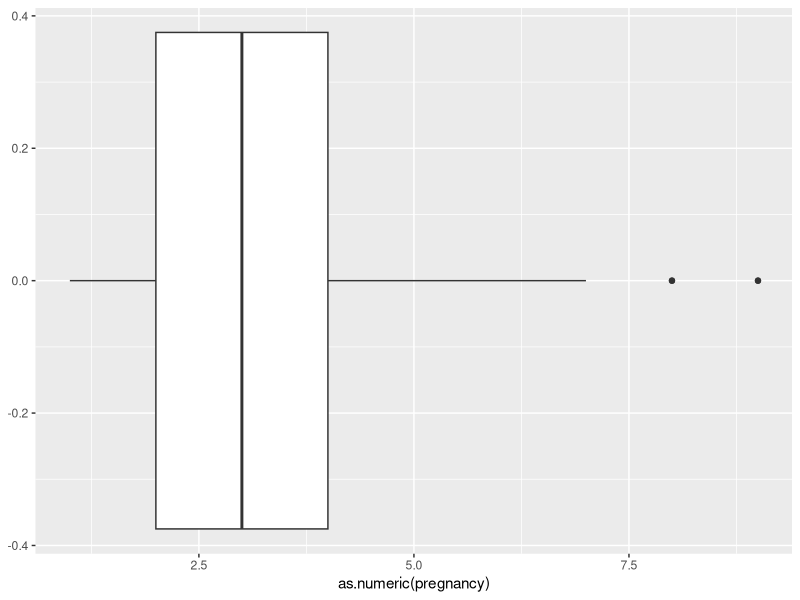
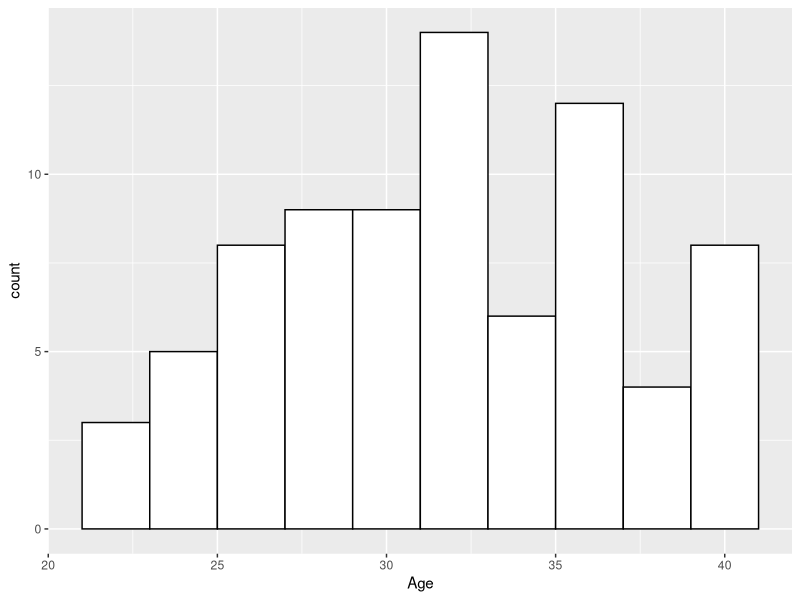
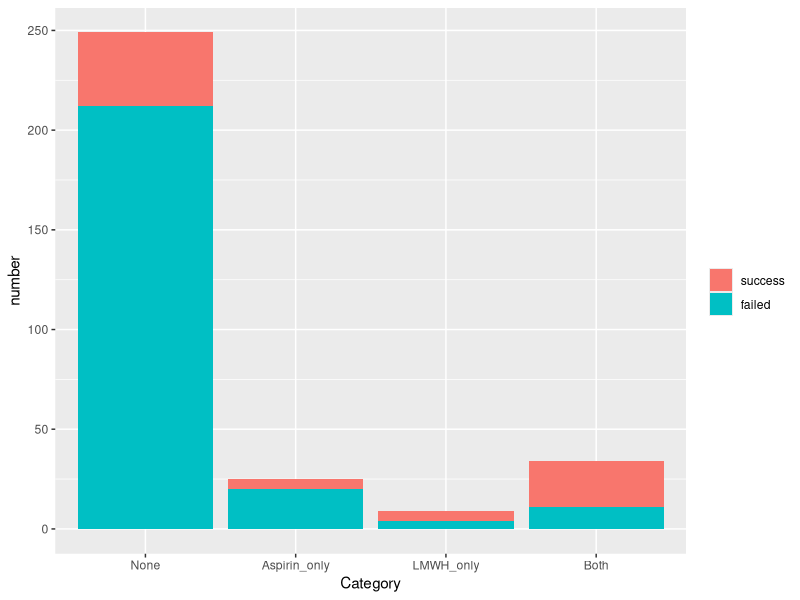

These figures' R source, in order:
## ---- chunk 1

knitr::opts_chunk$set(echo=FALSE, warning=FALSE, message=FALSE)

## ---- chunk 2
library(tidyverse)
library(broom)
library(readxl)
APLS_e <- read_excel("APLS_e.xlsx")
## ---- chunk 3
full <- APLS_e
## ---- chunk 4
print(length(full$`Serial Number`))
total_mothers <- length(full$`Serial Number`)
## ---- chunk 5
# pivoting

asp <- full %>% pivot_longer(cols = str_subset(names(full), "_Aspirin"), names_to = "pregnancy", values_to = "ASP")

lm <- full %>% pivot_longer(cols = str_subset(names(full), "_LMWH"), names_to = "pregnancy", values_to = "LMWH") %>% select(LMWH)

out <- full %>% pivot_longer(cols = str_subset(names(full), "_outcome"), names_to = "pregnancy_", values_to = "outcome") %>% select(outcome)

pih <- full %>% pivot_longer(cols = str_subset(names(full), "_PIH"), names_to = "pregnancy", values_to = "PIH") %>% select(PIH)

poa <- full %>% select(str_subset(names(full), "_POA")) %>% mutate_if(is.character, as.double) %>% pivot_longer(cols = str_subset(names(full), "_POA"), names_to = "pregnancy", values_to = "POA") %>% select(POA)


com <- cbind(asp,lm, out, pih, poa) %>% select(- str_subset(names(asp), "_LMWH")) %>% select(- str_subset(names(asp), "_outcome")) %>% select(- str_subset(names(asp), "_PIH")) %>% select(- str_subset(names(asp), "_POA")) %>% filter(!is.na(outcome)) %>% mutate(pregnancy = str_extract(pregnancy, "\\d{1,2}")) 

com %>% summarise(total_pregnancies = n())
total_pregnancies <- com %>% summarise(total_pregnancies = n()) %>% pull(total_pregnancies)

## ---- chunk 6
com <- com %>% 
    mutate(live = ifelse(outcome %in% c("EL-LSCS", "EM-LSCS", "Live", "LIVE", "LSCS", "Neonatal Death"),1,0))

is_con <- function(v){
  result <- rle(diff(as.numeric(v)))
  any(result$lengths>=2 & result$values==1)
}

cr_1 <- com %>% filter(POA >= 10, live == 0) %>% group_by(`Serial Number`) %>% summarise(n = n(), criterion = 1)

cr_2 <- com %>% filter(!`Serial Number` %in% cr_1$`Serial Number`) %>% filter(live == 1 & POA < 34) %>% group_by(`Serial Number`) %>% summarise(n = n(), criterion = 2)

cr_3 <- com %>% filter(!`Serial Number` %in% cr_1$`Serial Number` & live == 0) %>% filter(!is.na(POA)) %>% group_by(`Serial Number`) %>% filter(is_con(pregnancy)) %>% summarise(n = n(), criterion = 3)

no_cr <- com %>% filter(!`Serial Number` %in% cr_1$`Serial Number` & !`Serial Number` %in% cr_2$`Serial Number` & !`Serial Number` %in% cr_3$`Serial Number`) %>% group_by(`Serial Number`) %>% summarise(n = n(), criterion = "no")

#selecting only eligible
com <- com %>% filter(`Serial Number` %in% cr_1$`Serial Number` | `Serial Number` %in% cr_2$`Serial Number`  | `Serial Number` %in% cr_3$`Serial Number`)

rbind(cr_1,cr_2,cr_3,no_cr) %>% group_by(criterion) %>% summarise(n = n())
total_mothers <- com %>% group_by(`Serial Number`) %>% summarise(n = n()) %>% summarise(n = n()) %>% pull(n)
total_pregnancies <- com %>% summarise(n = n()) %>% pull(n)
## ---- chunk 7
knitr::kable(data.frame("Total mothers" = total_mothers, "Total pregnancie" = total_pregnancies))
## ---- chunk 8
# treatment

treatment <- com %>% mutate(LMWH = ifelse(is.na(LMWH),0,LMWH), ASP = ifelse(is.na(ASP),0,ASP)) %>% summarize(Aspirin_only = sum(ASP == 1 & LMWH == 0, na.rm = TRUE), LMWH_only = sum(ASP == 0 & LMWH == 1), Either = sum(ASP == 1 | LMWH == 1),None = sum(LMWH == 0 & ASP == 0), Both = sum(LMWH == 1 & ASP == 1), Aspirin = sum(ASP), LMWH = sum(LMWH))

print(treatment)
## ---- chunk 9
com %>% group_by(`Serial Number`) %>% summarise(n = n()) %>% pull(n) %>% quantile()

pregnancy_quantiles <- com %>% group_by(`Serial Number`) %>% summarise(n = n()) %>% pull(n) %>% quantile()

pregnancy_boxplot <- com %>% ggplot(aes(as.numeric(pregnancy))) + geom_boxplot()
## ---- chunk 10
age <- com %>% group_by(`Serial Number`) %>% summarise(age = min(Age)) %>% summarise(mean = mean(age, na.rm = TRUE), sd = sd(age, na.rm = TRUE))

age_histogram <- com %>% group_by(`Serial Number`) %>% summarise(age = min(Age)) %>% ggplot() + geom_histogram(aes(x = age), binwidth = 2, fill = "white", col = "black")


## ---- chunk 11
pih <- com %>% summarise(PIH = sum(PIH, na.rm = TRUE), "percent - out of pregnancies" = sum(PIH, na.rm = TRUE) * 100 / n() )
print(pih)
## ---- chunk 12
com %>% filter(!is.na(`Medical Conditions`)) %>% group_by(`Serial Number`) %>% summarise(condition = min(`Medical Conditions`)) %>% group_by(condition) %>% summarise(n = n(), "percent - out of mothers" = n() * 100 / length(full$`Serial Number`))
## ---- chunk 13
com %>% group_by(`Serial Number`) %>% 
  summarise(any = ifelse(!is.na(min(Lupus)) | !is.na(min(ANA)) | !is.na(min(Cardiolipin)) | !is.na(min(APLS)) | !is.na(min(`beta2 microglobulin`)), 1,0 )) %>% 
  summarise("Any investigation" = sum(any), "precent - of mothers" = sum(any)*100/n())
## ---- chunk 14
investigations_all <- com %>% group_by(`Serial Number`) %>% 
  summarise(any = ifelse(!is.na(min(Lupus)) | !is.na(min(Cardiolipin)) | !is.na(min(APLS)) | !is.na(min(`beta2 microglobulin`)), 1,0 )) %>% 
  summarise("Any investigation out of Lupus, cardio, beta, APLS" = sum(any), "precent - of mothers" = sum(any)*100/n())
## ---- chunk 15
investigations_positive <- com %>% group_by(`Serial Number`) %>% 
  summarise(any = ifelse(!is.na(min(Lupus)) | !is.na(min(Cardiolipin)) | !is.na(min(APLS)) | !is.na(min(`beta2 microglobulin`)), 1,0 ), any_positive = ifelse(min(Lupus) == 1 | min(Cardiolipin) == 1  | min(APLS) == 1 | min(`beta2 microglobulin`) == 1, 1, 0)) %>% 
  mutate(any_positive = ifelse(is.na(any_positive),0, any_positive)) %>% 
  filter(any == 1) %>%
  summarise("positive subjects" = sum(any_positive), "percent of tested" = sum(any_positive) * 100 / n())
investigations_all
investigations_positive
## ---- chunk 16
com %>% mutate(ASP = ifelse(is.na(ASP),0,ASP), LMWH = ifelse(is.na(LMWH),0,LMWH)) %>% filter(ASP == 0 & LMWH == 0) %>% summarise('total pregnancies' = n())

com %>% mutate(ASP = ifelse(is.na(ASP),0,ASP), LMWH = ifelse(is.na(LMWH),0,LMWH)) %>% filter(ASP == 0 & LMWH == 0) %>% filter(live == 1) %>% summarise('successful pregnancies' = n())

no_treatment_total <- com %>% mutate(ASP = ifelse(is.na(ASP),0,ASP), LMWH = ifelse(is.na(LMWH),0,LMWH)) %>% filter(ASP == 0 & LMWH == 0) %>% summarise('total pregnancies' = n()) %>% pull(`total pregnancies`)

no_treatment_success <- com %>% mutate(ASP = ifelse(is.na(ASP),0,ASP), LMWH = ifelse(is.na(LMWH),0,LMWH)) %>% filter(ASP == 0 & LMWH == 0) %>% filter(live == 1) %>% summarise('successful pregnancies' = n()) %>% pull('successful pregnancies')

com %>% mutate(ASP = ifelse(is.na(ASP),0,ASP), LMWH = ifelse(is.na(LMWH),0,LMWH)) %>% filter(ASP == 0 & LMWH == 0) %>% filter(live == 0) %>% summarise('failed pregnancies' = n())

com %>% mutate(ASP = ifelse(is.na(ASP),0,ASP), LMWH = ifelse(is.na(LMWH),0,LMWH)) %>% filter(ASP == 0 & LMWH == 0) %>% summarise('success rate' = mean(live)*100)

com %>% mutate(ASP = ifelse(is.na(ASP),0,ASP), LMWH = ifelse(is.na(LMWH),0,LMWH)) %>% filter(ASP == 0 & LMWH == 0) %>% filter(live == 0 & POA < 10) %>% summarise('MC before 10 wk' = n())

com %>% mutate(ASP = ifelse(is.na(ASP),0,ASP), LMWH = ifelse(is.na(LMWH),0,LMWH)) %>% filter(ASP == 0 & LMWH == 0) %>% filter(live == 0 & POA >= 10) %>% summarise('MC at or after 10 wk' = n())
## ---- chunk 17
com %>% mutate(ASP = ifelse(is.na(ASP),0,ASP), LMWH = ifelse(is.na(LMWH),0,LMWH)) %>% filter(ASP == 1 | LMWH == 1) %>% summarise('total pregnancies' = n())

com %>% mutate(ASP = ifelse(is.na(ASP),0,ASP), LMWH = ifelse(is.na(LMWH),0,LMWH)) %>% filter(ASP == 1 | LMWH == 1) %>% filter(live == 1) %>% summarise('successful pregnancies' = n())

either_treatment_total <- com %>% mutate(ASP = ifelse(is.na(ASP),0,ASP), LMWH = ifelse(is.na(LMWH),0,LMWH)) %>% filter(ASP == 1 | LMWH == 1) %>% summarise('total pregnancies' = n()) %>% pull(`total pregnancies`)

either_treatment_success <- com %>% mutate(ASP = ifelse(is.na(ASP),0,ASP), LMWH = ifelse(is.na(LMWH),0,LMWH)) %>% filter(ASP == 1 | LMWH == 1) %>% filter(live == 1) %>% summarise('successful pregnancies' = n()) %>% pull('successful pregnancies')

com %>% mutate(ASP = ifelse(is.na(ASP),0,ASP), LMWH = ifelse(is.na(LMWH),0,LMWH)) %>% filter(ASP == 1 | LMWH == 1) %>% filter(live == 0) %>% summarise('failed pregnancies' = n())

com %>% mutate(ASP = ifelse(is.na(ASP),0,ASP), LMWH = ifelse(is.na(LMWH),0,LMWH)) %>% filter(ASP == 1 | LMWH == 1) %>% summarise('success rate' = mean(live)*100)

com %>% mutate(ASP = ifelse(is.na(ASP),0,ASP), LMWH = ifelse(is.na(LMWH),0,LMWH)) %>% filter(ASP == 1 | LMWH == 1) %>% filter(live == 0 & POA < 10) %>% summarise('MC before 10 wk' = n())

com %>% mutate(ASP = ifelse(is.na(ASP),0,ASP), LMWH = ifelse(is.na(LMWH),0,LMWH)) %>% filter(ASP == 1 | LMWH == 1) %>% filter(live == 0 & POA >= 10) %>% summarise('MC at or after 10 wk' = n())
## ---- chunk 18
com %>% mutate(ASP = ifelse(is.na(ASP),0,ASP), LMWH = ifelse(is.na(LMWH),0,LMWH)) %>% filter(ASP == 1 & LMWH == 1) %>% summarise('total pregnancies' = n())

com %>% mutate(ASP = ifelse(is.na(ASP),0,ASP), LMWH = ifelse(is.na(LMWH),0,LMWH)) %>% filter(ASP == 1 & LMWH == 1) %>% filter(live == 1) %>% summarise('successful pregnancies' = n())

both_treatment_total <- com %>% mutate(ASP = ifelse(is.na(ASP),0,ASP), LMWH = ifelse(is.na(LMWH),0,LMWH)) %>% filter(ASP == 1 & LMWH == 1) %>% summarise('total pregnancies' = n()) %>% pull(`total pregnancies`)

both_treatment_success <- com %>% mutate(ASP = ifelse(is.na(ASP),0,ASP), LMWH = ifelse(is.na(LMWH),0,LMWH)) %>% filter(ASP == 1 & LMWH == 1) %>% filter(live == 1) %>% summarise('successful pregnancies' = n()) %>% pull('successful pregnancies')

com %>% mutate(ASP = ifelse(is.na(ASP),0,ASP), LMWH = ifelse(is.na(LMWH),0,LMWH)) %>% filter(ASP == 1 & LMWH == 1) %>% filter(live == 0) %>% summarise('failed pregnancies' = n())

com %>% mutate(ASP = ifelse(is.na(ASP),0,ASP), LMWH = ifelse(is.na(LMWH),0,LMWH)) %>% filter(ASP == 1 & LMWH == 1) %>% summarise('success rate' = mean(live)*100)

com %>% mutate(ASP = ifelse(is.na(ASP),0,ASP), LMWH = ifelse(is.na(LMWH),0,LMWH)) %>% filter(ASP == 1 & LMWH == 1) %>% filter(live == 0 & POA < 10) %>% summarise('MC before 10 wk' = n())

com %>% mutate(ASP = ifelse(is.na(ASP),0,ASP), LMWH = ifelse(is.na(LMWH),0,LMWH)) %>% filter(ASP == 1 & LMWH == 1) %>% filter(live == 0 & POA >= 10) %>% summarise('MC at or after 10 wk' = n())
## ---- chunk 19
com %>% mutate(ASP = ifelse(is.na(ASP),0,ASP), LMWH = ifelse(is.na(LMWH),0,LMWH)) %>% filter(ASP == 1 & LMWH == 0) %>% summarise('total pregnancies' = n())

com %>% mutate(ASP = ifelse(is.na(ASP),0,ASP), LMWH = ifelse(is.na(LMWH),0,LMWH)) %>% filter(ASP == 1 & LMWH == 0) %>% filter(live == 1) %>% summarise('successful pregnancies' = n())

asp_treatment_total <- com %>% mutate(ASP = ifelse(is.na(ASP),0,ASP), LMWH = ifelse(is.na(LMWH),0,LMWH)) %>% filter(ASP == 1 & LMWH == 0) %>% summarise('total pregnancies' = n()) %>% pull(`total pregnancies`)

asp_treatment_success <- com %>% mutate(ASP = ifelse(is.na(ASP),0,ASP), LMWH = ifelse(is.na(LMWH),0,LMWH)) %>% filter(ASP == 1 & LMWH == 0) %>% filter(live == 1) %>% summarise('successful pregnancies' = n()) %>% pull('successful pregnancies')

com %>% mutate(ASP = ifelse(is.na(ASP),0,ASP), LMWH = ifelse(is.na(LMWH),0,LMWH)) %>% filter(ASP == 1 & LMWH == 0) %>% filter(live == 0) %>% summarise('failed pregnancies' = n())

com %>% mutate(ASP = ifelse(is.na(ASP),0,ASP), LMWH = ifelse(is.na(LMWH),0,LMWH)) %>% filter(ASP == 1 & LMWH == 0) %>% summarise('success rate' = mean(live)*100)

com %>% mutate(ASP = ifelse(is.na(ASP),0,ASP), LMWH = ifelse(is.na(LMWH),0,LMWH)) %>% filter(ASP == 1 & LMWH == 0) %>% filter(live == 0 & POA < 10) %>% summarise('MC before 10 wk' = n())

com %>% mutate(ASP = ifelse(is.na(ASP),0,ASP), LMWH = ifelse(is.na(LMWH),0,LMWH)) %>% filter(ASP == 1 & LMWH == 0) %>% filter(live == 0 & POA >= 10) %>% summarise('MC at or after 10 wk' = n())
## ---- chunk 20
com %>% mutate(ASP = ifelse(is.na(ASP),0,ASP), LMWH = ifelse(is.na(LMWH),0,LMWH)) %>% filter(ASP == 0 & LMWH == 1) %>% summarise('total pregnancies' = n())

com %>% mutate(ASP = ifelse(is.na(ASP),0,ASP), LMWH = ifelse(is.na(LMWH),0,LMWH)) %>% filter(ASP == 0 & LMWH == 1) %>% filter(live == 1) %>% summarise('successful pregnancies' = n())


LMWH_treatment_total <- com %>% mutate(ASP = ifelse(is.na(ASP),0,ASP), LMWH = ifelse(is.na(LMWH),0,LMWH)) %>% filter(ASP == 0 & LMWH == 1) %>% summarise('total pregnancies' = n()) %>% pull(`total pregnancies`)

LMWH_treatment_success <- com %>% mutate(ASP = ifelse(is.na(ASP),0,ASP), LMWH = ifelse(is.na(LMWH),0,LMWH)) %>% filter(ASP == 0 & LMWH == 1) %>% filter(live == 1) %>% summarise('successful pregnancies' = n()) %>% pull('successful pregnancies')

com %>% mutate(ASP = ifelse(is.na(ASP),0,ASP), LMWH = ifelse(is.na(LMWH),0,LMWH)) %>% filter(ASP == 0 & LMWH == 1) %>% filter(live == 0) %>% summarise('failed pregnancies' = n())

com %>% mutate(ASP = ifelse(is.na(ASP),0,ASP), LMWH = ifelse(is.na(LMWH),0,LMWH)) %>% filter(ASP == 0 & LMWH == 1) %>% summarise('success rate' = mean(live)*100)

com %>% mutate(ASP = ifelse(is.na(ASP),0,ASP), LMWH = ifelse(is.na(LMWH),0,LMWH)) %>% filter(ASP == 0 & LMWH == 1) %>% filter(live == 0 & POA < 10) %>% summarise('MC before 10 wk' = n())

com %>% mutate(ASP = ifelse(is.na(ASP),0,ASP), LMWH = ifelse(is.na(LMWH),0,LMWH)) %>% filter(ASP == 0 & LMWH == 1) %>% filter(live == 0 & POA >= 10) %>% summarise('MC at or after 10 wk' = n())
## ---- chunk 21
f1 <- prop.test(c(either_treatment_success, no_treatment_success), c(either_treatment_total, no_treatment_total), p = NULL, alternative = "greater",correct = TRUE)
print(tidy(f1))
## ---- chunk 22
f1 <- prop.test(c(both_treatment_success, no_treatment_success), c(both_treatment_total, no_treatment_total), p = NULL, alternative = "greater",correct = TRUE)
print(tidy(f1))
## ---- chunk 23
f1 <- prop.test(c(asp_treatment_success, no_treatment_success), c(asp_treatment_total, no_treatment_total), p = NULL, alternative = "greater",correct = TRUE)
print(tidy(f1))
## ---- chunk 24
f1 <- prop.test(c(LMWH_treatment_success, no_treatment_success), c(LMWH_treatment_total, no_treatment_total), p = NULL, alternative = "greater",correct = TRUE)
print(tidy(f1))
## ---- chunk 25
f1 <- prop.test(c(LMWH_treatment_success, asp_treatment_success), c(LMWH_treatment_total, asp_treatment_total), p = NULL, alternative = "two.sided",correct = TRUE)
print(tidy(f1))
## ---- chunk 26
f1 <- prop.test(c(both_treatment_success, asp_treatment_success), c(both_treatment_total, asp_treatment_total), p = NULL, alternative = "greater",correct = TRUE)
print(tidy(f1))
## ---- chunk 27
f1 <- prop.test(c(both_treatment_success, LMWH_treatment_success), c(both_treatment_total, LMWH_treatment_total), p = NULL, alternative = "greater",correct = TRUE)
print(tidy(f1))
## ---- chunk 28
pregnancy_boxplot
## ---- chunk 29
age_histogram + labs(x = "Age")
## ---- chunk 30
pih
## ---- chunk 31
success <- c(asp_treatment_success, LMWH_treatment_success, either_treatment_success, no_treatment_success, both_treatment_success)

treatment_table <- treatment %>%  pivot_longer(cols = names(treatment), names_to = 'Category', values_to = 'Total') %>% filter(! Category %in% c('Aspirin', 'LMWH')) %>% cbind(success) %>% mutate(rate = success * 100 / Total)

treatment_table %>%
  filter(Category != 'Either') %>% 
  mutate(failed = Total - success) %>%
  pivot_longer(cols = c('success','failed'), names_to = 'state', values_to = "number") %>%
  ggplot(aes(x = reorder(Category, rate), y = number, fill = factor(state, levels=c('success', 'failed'))))  +
  geom_bar(stat = 'identity') + 
  labs(x = 'Category', fill = "")
## ---- chunk 32
knitr::kable(treatment_table %>% mutate(Category = str_replace_all(.$Category, "_", " ")) %>% rename(n = Total, 'live births' = success, 'live birth rate' = rate) %>% arrange(`live birth rate`) %>% filter(Category != 'Either'))
## ---- chunk 33
knitr::kable(full %>% summarise(Lupus = sum(!is.na(Lupus)), cardiolipin = sum(!is.na(Cardiolipin)), 'beta 2 microglobulin' = sum(!is.na(`beta2 microglobulin`)), APL = sum(!is.na(APLS)) ))
## ---- chunk 34
p <- com %>%
  mutate(any = ifelse(!is.na(Lupus) | !is.na((Cardiolipin)) | !is.na((APLS)) | !is.na((`beta2 microglobulin`)), 1,0 ), any_positive = ifelse((Lupus) == 1 | (Cardiolipin) == 1  | (APLS) == 1 | (`beta2 microglobulin`) == 1, 1, 0)) %>%
  mutate(any_positive = ifelse(is.na(any_positive),0, any_positive)) %>%
  filter(any == 1) %>% filter(ASP == 1 | LMWH == 1) %>% group_by(any_positive) %>% summarise(n = n(), live_number = sum(live), live_rate = mean(live))
p1 <- (tidy(prop.test(p$live_number, p$n)))
